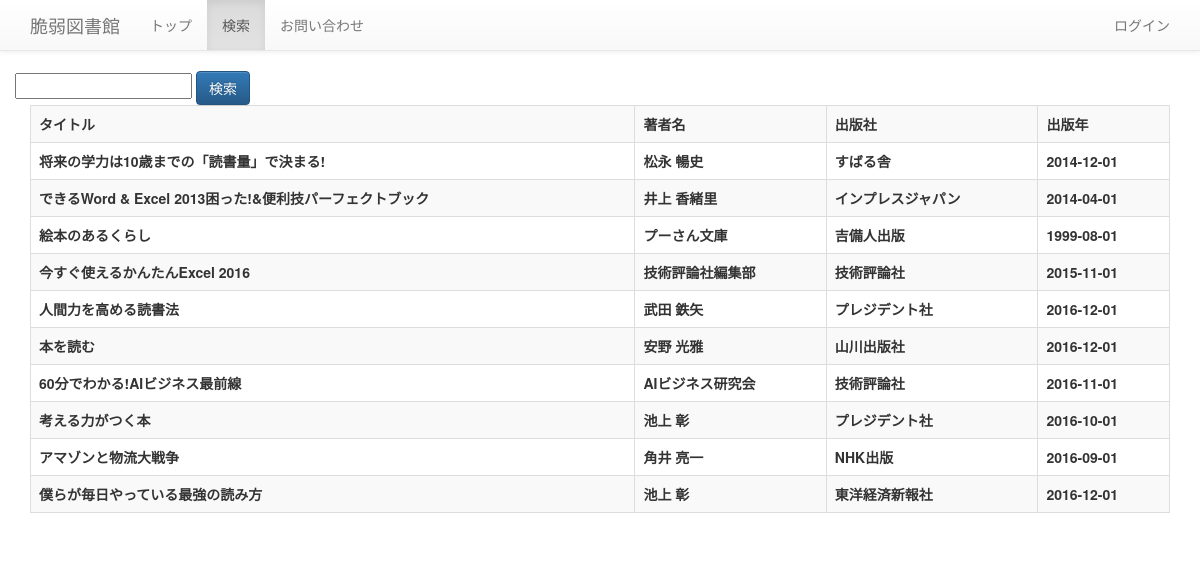
Screenshot of /search.php with the database file from the repository.
### tables this page shows
CREATE TABLE `books` (
  `id` int(11) NOT NULL,
  `name` varchar(255) NOT NULL,
  `publisher` varchar(255) NOT NULL,
  `author` varchar(255) NOT NULL,
  `published` date NOT NULL,
  `del_flg` tinyint(4) DEFAULT NULL,
  `created` datetime DEFAULT NULL,
  `modified` datetime DEFAULT NULL
);

### public/search.php (the view, shortened to what this page needs)
<?php
$isLogged = false;
$selectWord = '';
$word = '';
$sql = "SELECT * FROM books WHERE del_flg IS NULL {$selectWord} ORDER BY id DESC";
$result = mysql_query($sql);
$datas = [];
while ($tmp = mysql_fetch_assoc($result)) {
    if (!empty($tmp['name'])) {
        $datas[] = $tmp;
    }
}
?>
<!DOCTYPE html>
<html lang="ja">
<head>
    <link rel="stylesheet" href="https://maxcdn.bootstrapcdn.com/bootstrap/3.3.7/css/bootstrap.min.css">
    <link rel="stylesheet" href="https://maxcdn.bootstrapcdn.com/bootstrap/3.3.7/css/bootstrap-theme.min.css">
</head>
<body>
    <nav class="navbar navbar-default navbar-static-top">
        <div class="container">
            <div class="navbar-header">
                <a class="navbar-brand" href="#">脆弱図書館</a>
            </div>
            <div id="navbar" class="navbar-collapse collapse">
                <ul class="nav navbar-nav">
                    <li><a href="./">トップ</a></li>
                    <li class="active"><a href="search.php">検索</a></li>
                    <li><a href="contact.php">お問い合わせ</a></li>
                </ul>
                <ul class="nav navbar-nav navbar-right">
                    <?php if ($isLogged):?>
                        <li class="active"><a href="logout.php">ログアウト <span class="sr-only">(current)</span></a></li>
                        <?php else:?>
                        <li><a href="login.php">ログイン</a></li>
                    <?php endif;?>
                </ul>
            </div>
        </div>
    </nav>
    <div class="container">
        <div class="row">
            <form name="searchForm" id="searchFrom" method="get" action="" class="form-inner">
                <input type="text" name="word" value="<?php echo $word;?>" class="" />
                <input type="submit" value="検索" class="btn btn-primary" />
            </form>
        </div>
        <table class="table table-striped table-bordered">
            <tr>
                <th>タイトル</th>
                <th>著者名</th>
                <th>出版社</th>
                <th>出版年</th>
            </tr>
            <?php foreach ($datas as $data) :?>
            <tr>
                <th><?php echo $data['name'];?></th>
                <th><?php echo $data['author'];?></th>
                <th><?php echo $data['publisher'];?></th>
                <th><?php echo $data['published'];?></th>
            </tr>
            <?php endforeach;?>
        </table>
    </div>
</body>
</html>

### rows the page displays
books: name "将来の学力は10歳までの「読書量」で決まる!", author "松永 暢史", publisher "すばる舎", published "2014-12-01"
books: name "できるWord & Excel 2013困った!&便利技パーフェクトブック", author "井上 香緒里", publisher "インプレスジャパン", published "2014-04-01"
books: name "絵本のあるくらし", author "プーさん文庫", publisher "吉備人出版", published "1999-08-01"
books: name "今すぐ使えるかんたんExcel 2016", author "技術評論社編集部", publisher "技術評論社", published "2015-11-01"
books: name "人間力を高める読書法", author "武田 鉄矢", publisher "プレジデント社", published "2016-12-01"
books: name "本を読む", author "安野 光雅", publisher "山川出版社", published "2016-12-01"
books: name "60分でわかる!AIビジネス最前線", author "AIビジネス研究会", publisher "技術評論社", published "2016-11-01"
books: name "考える力がつく本", author "池上 彰", publisher "プレジデント社", published "2016-10-01"
books: name "アマゾンと物流大戦争", author "角井 亮一", publisher "NHK出版", published "2016-09-01"
books: name "僕らが毎日やっている最強の読み方", author "池上 彰", publisher "東洋経済新報社", published "2016-12-01"
